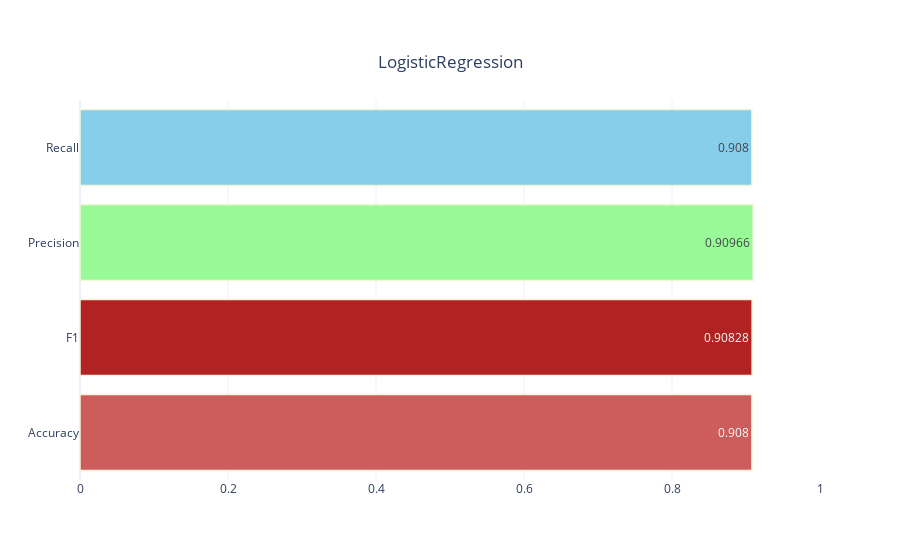
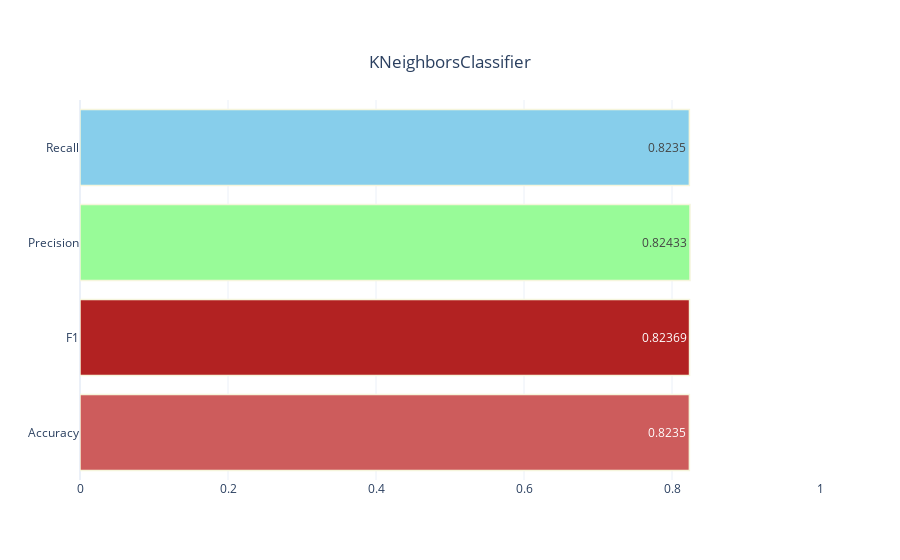
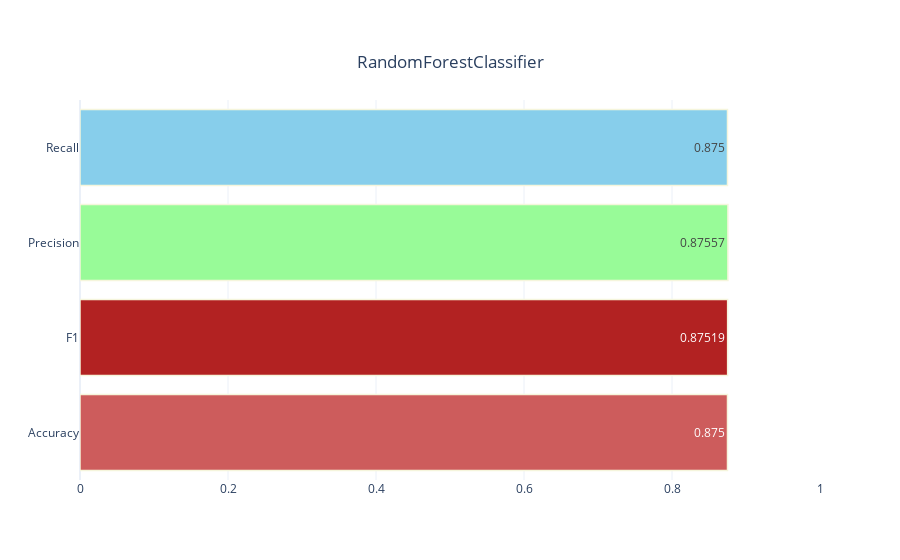
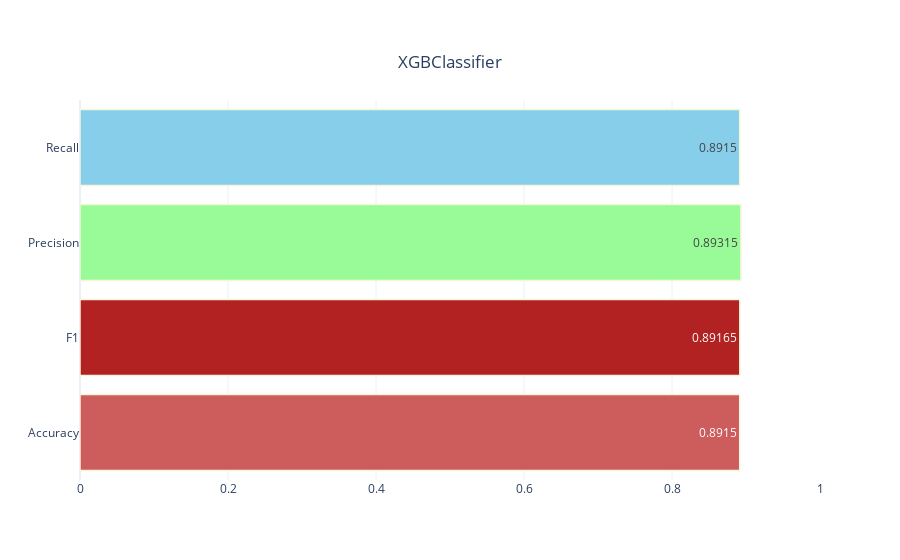

Notebook cell for these charts, in order:
### Markdown cell above
Without stemmed text Logistic Reg and SVC passed the %90 f1 score barrier. I usually look at f1 score in ml algorithms since it harmonic mean of recall and precision. More accurate than accuracy. Let's try with stemmed texts.

### Code cell
def classification_models(model):
    y_pred=model.fit(train_tfidf_stm,train["target"]).predict(test_tfids_stm)
    accuracy=accuracy_score(test["target"], y_pred)
    f1=f1_score(test["target"], y_pred, average="weighted")
    precision=precision_score(test["target"], y_pred, average="weighted")
    recall=recall_score(test["target"], y_pred, average="weighted")
    
    results=pd.DataFrame({"Values":[accuracy,f1,precision,recall],
                         "Metrics":["Accuracy","F1","Precision","Recall"]})
    
    # Visualize Results:
    fig=make_subplots(rows=1,cols=1)
    fig.add_trace(go.Bar(x=[round(i,5) for i in results["Values"]],
                        y=results["Metrics"],
                        text=[round(i,5) for i in results["Values"]],orientation="h",textposition="inside",name="Values",
                        marker=dict(color=["indianred","firebrick","palegreen","skyblue","plum"],line_color="beige",line_width=1.5)),row=1,col=1)
    fig.update_layout(title={'text': model.__class__.__name__ ,
                             'y':0.9,
                             'x':0.5,
                             'xanchor': 'center',
                             'yanchor': 'top'},
                      template='plotly_white')
    fig.update_xaxes(range=[0,1], row = 1, col = 1)

    iplot(fig)

my_models= [
    
    LogisticRegression(),
    KNeighborsClassifier(),
    RandomForestClassifier(),
    XGBClassifier(),
    DecisionTreeClassifier(),
    SVC()


]

for model in my_models:
    classification_models(model)

### Figure 1 — Plotly figure (JSON) as saved in the notebook; plotly's stock layout.template omitted (floating-point values rounded to 4 significant figures)
{"data": [{"marker": {"color": ["indianred", "firebrick", "palegreen", "skyblue", "plum"], "line": {"color": "beige", "width": 1.5}}, "name": "Values", "orientation": "h", "text": ["0.908", "0.90828", "0.90966", "0.908"], "textposition": "inside", "type": "bar", "x": [0.908, 0.9083, 0.9097, 0.908], "xaxis": "x", "y": ["Accuracy", "F1", "Precision", "Recall"], "yaxis": "y"}], "layout": {"title": {"text": "LogisticRegression", "x": 0.5, "xanchor": "center", "y": 0.9, "yanchor": "top"}, "xaxis": {"anchor": "y", "domain": [0, 1], "range": [0, 1]}, "yaxis": {"anchor": "x", "domain": [0, 1]}}}

### Figure 2 — Plotly figure (JSON) as saved in the notebook; plotly's stock layout.template omitted (floating-point values rounded to 4 significant figures)
{"data": [{"marker": {"color": ["indianred", "firebrick", "palegreen", "skyblue", "plum"], "line": {"color": "beige", "width": 1.5}}, "name": "Values", "orientation": "h", "text": ["0.8235", "0.82369", "0.82433", "0.8235"], "textposition": "inside", "type": "bar", "x": [0.8235, 0.8237, 0.8243, 0.8235], "xaxis": "x", "y": ["Accuracy", "F1", "Precision", "Recall"], "yaxis": "y"}], "layout": {"title": {"text": "KNeighborsClassifier", "x": 0.5, "xanchor": "center", "y": 0.9, "yanchor": "top"}, "xaxis": {"anchor": "y", "domain": [0, 1], "range": [0, 1]}, "yaxis": {"anchor": "x", "domain": [0, 1]}}}

### Figure 3 — Plotly figure (JSON) as saved in the notebook; plotly's stock layout.template omitted (floating-point values rounded to 4 significant figures)
{"data": [{"marker": {"color": ["indianred", "firebrick", "palegreen", "skyblue", "plum"], "line": {"color": "beige", "width": 1.5}}, "name": "Values", "orientation": "h", "text": ["0.875", "0.87519", "0.87557", "0.875"], "textposition": "inside", "type": "bar", "x": [0.875, 0.8752, 0.8756, 0.875], "xaxis": "x", "y": ["Accuracy", "F1", "Precision", "Recall"], "yaxis": "y"}], "layout": {"title": {"text": "RandomForestClassifier", "x": 0.5, "xanchor": "center", "y": 0.9, "yanchor": "top"}, "xaxis": {"anchor": "y", "domain": [0, 1], "range": [0, 1]}, "yaxis": {"anchor": "x", "domain": [0, 1]}}}

### Figure 4 — Plotly figure (JSON) as saved in the notebook; plotly's stock layout.template omitted (floating-point values rounded to 4 significant figures)
{"data": [{"marker": {"color": ["indianred", "firebrick", "palegreen", "skyblue", "plum"], "line": {"color": "beige", "width": 1.5}}, "name": "Values", "orientation": "h", "text": ["0.8915", "0.89165", "0.89315", "0.8915"], "textposition": "inside", "type": "bar", "x": [0.8915, 0.8917, 0.8931, 0.8915], "xaxis": "x", "y": ["Accuracy", "F1", "Precision", "Recall"], "yaxis": "y"}], "layout": {"title": {"text": "XGBClassifier", "x": 0.5, "xanchor": "center", "y": 0.9, "yanchor": "top"}, "xaxis": {"anchor": "y", "domain": [0, 1], "range": [0, 1]}, "yaxis": {"anchor": "x", "domain": [0, 1]}}}
